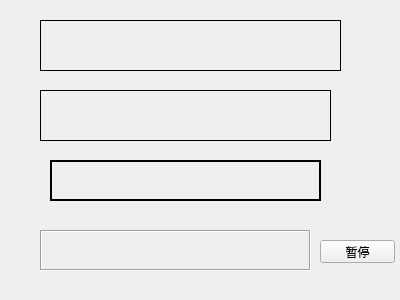
<?xml version="1.0" encoding="UTF-8"?>
<ui version="4.0">
 <class>Widget</class>
 <widget class="QWidget" name="Widget">
  <property name="geometry">
   <rect>
    <x>0</x>
    <y>0</y>
    <width>400</width>
    <height>300</height>
   </rect>
  </property>
  <property name="windowTitle">
   <string>Widget</string>
  </property>
  <widget class="MyLabel" name="label">
   <property name="geometry">
    <rect>
     <x>40</x>
     <y>20</y>
     <width>301</width>
     <height>51</height>
    </rect>
   </property>
   <property name="frameShape">
    <enum>QFrame::Box</enum>
   </property>
   <property name="text">
    <string/>
   </property>
  </widget>
  <widget class="QLabel" name="label_2">
   <property name="geometry">
    <rect>
     <x>40</x>
     <y>90</y>
     <width>291</width>
     <height>51</height>
    </rect>
   </property>
   <property name="frameShape">
    <enum>QFrame::Panel</enum>
   </property>
   <property name="text">
    <string/>
   </property>
  </widget>
  <widget class="QLabel" name="label_3">
   <property name="geometry">
    <rect>
     <x>50</x>
     <y>160</y>
     <width>271</width>
     <height>41</height>
    </rect>
   </property>
   <property name="frameShape">
    <enum>QFrame::WinPanel</enum>
   </property>
   <property name="text">
    <string/>
   </property>
  </widget>
  <widget class="QLabel" name="label_4">
   <property name="geometry">
    <rect>
     <x>40</x>
     <y>230</y>
     <width>271</width>
     <height>41</height>
    </rect>
   </property>
   <property name="frameShape">
    <enum>QFrame::Box</enum>
   </property>
   <property name="frameShadow">
    <enum>QFrame::Sunken</enum>
   </property>
   <property name="text">
    <string/>
   </property>
  </widget>
  <widget class="QPushButton" name="pushButton">
   <property name="geometry">
    <rect>
     <x>320</x>
     <y>240</y>
     <width>75</width>
     <height>23</height>
    </rect>
   </property>
   <property name="text">
    <string>暂停</string>
   </property>
  </widget>
 </widget>
 <layoutdefault spacing="6" margin="11"/>
 <customwidgets>
  <customwidget>
   <class>MyLabel</class>
   <extends>QLabel</extends>
   <header location="global">mylabel.h</header>
  </customwidget>
 </customwidgets>
 <resources/>
 <connections/>
</ui>
